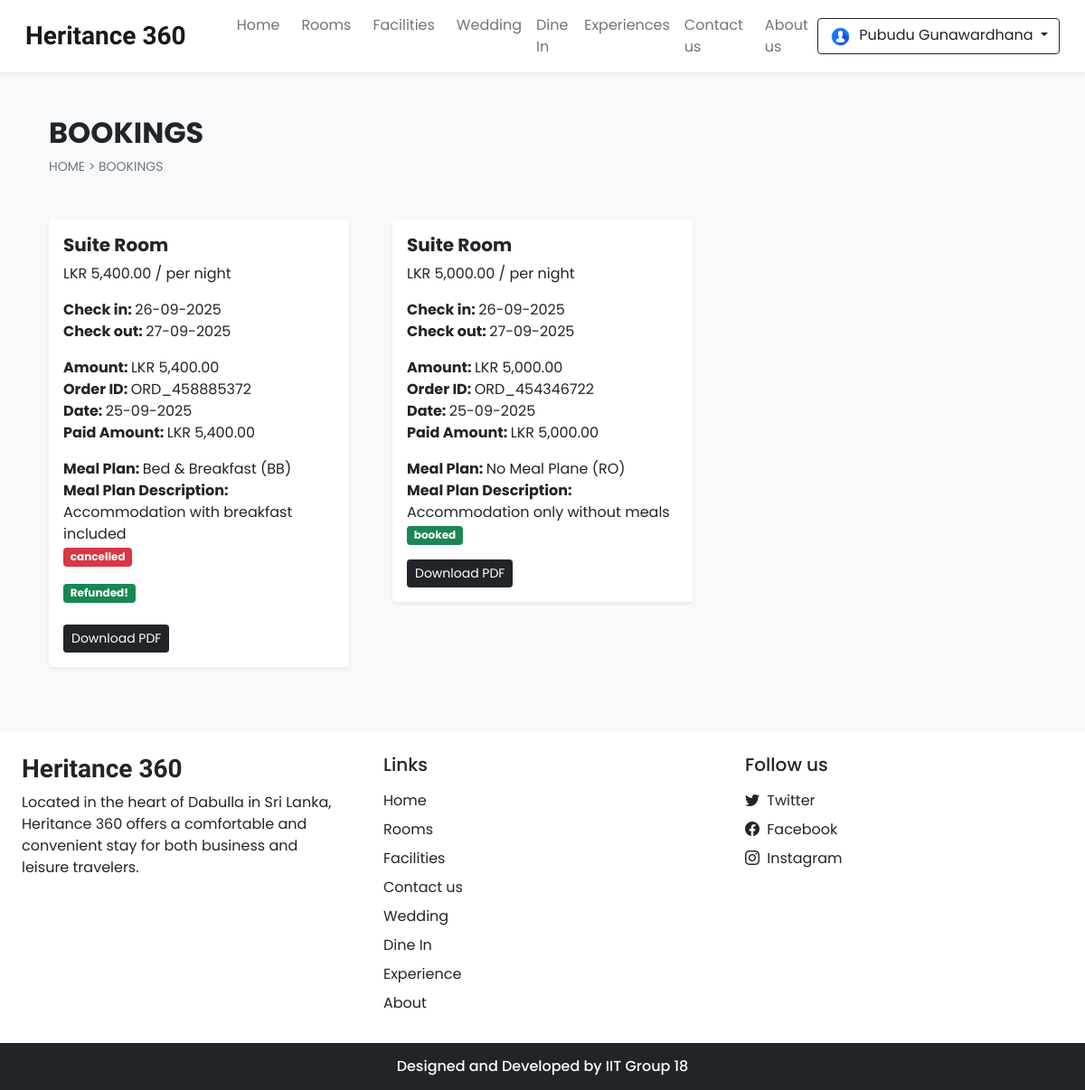
The app's page /bookings.php (signed in) with its own data.
### tables this page shows
CREATE TABLE `settings` (
  `sr_no` int NOT NULL,
  `site_title` varchar(50) NOT NULL,
  `site_about` varchar(250) NOT NULL,
  `shutdown` tinyint(1) NOT NULL
);

CREATE TABLE `booking_order` (
  `booking_id` int NOT NULL,
  `user_id` int NOT NULL,
  `room_id` int NOT NULL,
  `check_in` date NOT NULL,
  `check_out` date NOT NULL,
  `arrival` int NOT NULL DEFAULT '0',
  `refund` int DEFAULT NULL,
  `booking_status` varchar(100) NOT NULL DEFAULT 'pending',
  `order_id` varchar(150) NOT NULL,
  `trans_id` varchar(200) DEFAULT NULL,
  `trans_amt` int NOT NULL,
  `trans_status` varchar(100) NOT NULL DEFAULT 'pending',
  `trans_resp_msg` varchar(200) DEFAULT NULL,
  `rate_review` int DEFAULT NULL,
  `datentime` datetime NOT NULL DEFAULT CURRENT_TIMESTAMP
);

CREATE TABLE `booking_details` (
  `sr_no` int NOT NULL,
  `booking_id` int NOT NULL,
  `room_name` varchar(100) NOT NULL,
  `price` int NOT NULL,
  `total_pay` int NOT NULL,
  `room_no` varchar(100) DEFAULT NULL,
  `user_name` varchar(100) NOT NULL,
  `phonenum` varchar(100) NOT NULL,
  `address` varchar(150) NOT NULL,
  `meal_plan_id` int DEFAULT '0',
  `meal_plan_price` decimal(10,2) DEFAULT '0.00'
);

CREATE TABLE `meal_plans` (
  `id` int NOT NULL,
  `code` varchar(10) NOT NULL,
  `name` varchar(100) NOT NULL,
  `description` text,
  `status` tinyint(1) DEFAULT '1',
  `created_at` timestamp NOT NULL DEFAULT CURRENT_TIMESTAMP,
  `updated_at` timestamp NOT NULL DEFAULT CURRENT_TIMESTAMP ON UPDATE CURRENT_TIMESTAMP
);

### admin/inc/db_config.php (called while the page is built, shortened)
<?php
  function select($sql,$values,$datatypes)
  {
    $con = $GLOBALS['con'];
    if($stmt = mysqli_prepare($con,$sql))
    {
      if (!empty($values) && !empty($datatypes)) {
      mysqli_stmt_bind_param($stmt, $datatypes, ...$values);
    }
      if(mysqli_stmt_execute($stmt)){
        $res = mysqli_stmt_get_result($stmt);
        return $res;
      }
      else{
        mysqli_stmt_close($stmt);
        die("Query cannot be executed - Select");
      }
    }
    else{
      die("Query cannot be prepared - Select");
    }
  }
?>

### bookings.php (the view, shortened to what this page needs)
<!DOCTYPE html>
<html lang="en">
<head>
  <?php require('inc/links.php'); ?>
</head>
<body class="bg-light">
  <?php
    require('inc/header.php');
  ?>
  <div class="container">
    <div class="row">
      <div class="col-12 my-5 px-4">
        <h2 class="fw-bold">BOOKINGS</h2>
        <div style="font-size: 14px;">
          <a href="index.php" class="text-secondary text-decoration-none">HOME</a>
          <span class="text-secondary"> > </span>
          <a href="#" class="text-secondary text-decoration-none">BOOKINGS</a>
        </div>
      </div>
      <?php
        $query = "SELECT
              bo.*,
              bd.*,
              mp.id AS meal_plan_id,
              mp.code AS meal_plan_code,
              mp.name AS meal_plan_name,
              mp.description AS meal_plan_description,
              rmp.price_modifier AS meal_plan_price_modifier
          FROM `booking_order` bo
          INNER JOIN `booking_details` bd ON bo.booking_id = bd.booking_id
          LEFT JOIN `room_meal_plans` rmp ON bd.meal_plan_id = rmp.id
          LEFT JOIN `meal_plans` mp ON rmp.meal_plan_id = mp.id
          WHERE (
              bo.booking_status IN ('pending', 'booked', 'cancelled', 'payment failed')
          ) AND (bo.user_id = ?)
          ORDER BY bo.booking_id DESC;
        ";
        $result = select($query,[$_SESSION['uId']],'i');
        while($data = mysqli_fetch_assoc($result))
        {
          $date = date("d-m-Y",strtotime($data['datentime']));
          $checkin = date("d-m-Y",strtotime($data['check_in']));
          $checkout = date("d-m-Y",strtotime($data['check_out']));
          $status_bg = "";
          $btn = "";
          if($data['booking_status']=='booked')
          {
            $status_bg = "bg-success";
            if($data['arrival']==1)
            {
              $btn="<a href='generate_pdf.php?gen_pdf&id=$data[booking_id]' class='btn btn-dark btn-sm shadow-none'>Download PDF</a>";
            }
            else{
              $btn="<button onclick='cancel_booking($data[booking_id])' type='button' class='btn btn-danger btn-sm shadow-none'>Cancel</button>";
            }
          }
          else if($data['booking_status']=='cancelled')
          {
            $status_bg = "bg-danger";
            if($data['refund']==0){
              $btn="<span class='badge bg-primary'>Refund in process!</span>";
            }
            else{
              $btn="<span class='badge bg-success'>Refunded!</span><br><br>";
              $btn.="<a href='generate_pdf.php?gen_pdf&id=$data[booking_id]' class='btn btn-dark btn-sm shadow-none'>Download PDF</a>";
            }
          }
          else
          {
            $status_bg = "bg-warning";
            if($data['booking_status']!='pending'){
              $btn="<a href='generate_pdf.php?gen_pdf&id=$data[booking_id]' class='btn btn-dark btn-sm shadow-none'>Download PDF</a>";
            }
          }
          $amount = number_format($data['price'], 2, '.');
          $data['total_pay'] = number_format($data['total_pay'], 2, '.');
          $data['price'] = number_format($data['price'], 2, '.');
          echo <<<bookings
            <div class='col-md-4 px-4 mb-4'>
              <div class='bg-white p-3 rounded shadow-sm'>
                <h5 class='fw-bold'>{$data['room_name']}</h5>
                <p>LKR {$data['price']} / per night</p>
                <p>
                  <b>Check in: </b> $checkin <br>
                  <b>Check out: </b> $checkout
                </p>
                <p>
                  <b>Amount: </b> LKR $amount <br>
                  <b>Order ID: </b> {$data['order_id']} <br>
                  <b>Date: </b> $date  <br>
                  <b>Paid Amount: </b>LKR {$data['total_pay']}
                </p>
          bookings;
          if (isset($data['meal_plan_name'])) {
            echo <<<bookings
                <p class='mb-0'>
                  <b>Meal Plan: </b> {$data['meal_plan_name']} ({$data['meal_plan_code']})<br>
                  <b>Meal Plan Description: </b> {$data['meal_plan_description']}
                </p>
          bookings;
          }
          echo <<<bookings
                <p>
                  <span class='badge $status_bg'>{$data['booking_status']}</span>
                </p>
                $btn
              </div>
            </div>
          bookings;
        }
      ?>
    </div>
  </div>
  <?php require('inc/footer.php'); ?>
</body>
</html>

### inc/header.php (shortened to what this page needs)
<nav id="nav-bar" class="navbar navbar-expand-lg navbar-light bg-white px-lg-3 py-lg-2 shadow-sm sticky-top">
  <div class="container-fluid">
    <a class="navbar-brand me-5 fw-bold fs-3 h-font" href="index.php"><?php echo $settings_r['site_title'] ?></a>
    <div class="collapse navbar-collapse" id="navbarSupportedContent">
      <ul class="navbar-nav me-auto mb-2 mb-lg-0">
        <li class="nav-item">
          <a class="nav-link me-2" href="index.php">Home</a>
        </li>
        <li class="nav-item">
          <a class="nav-link me-2" href="rooms.php">Rooms</a>
        </li>
        <li class="nav-item">
          <a class="nav-link me-2" href="facilities.php">Facilities</a>
        </li>
        <li class="nav-item">
          <a class="nav-link" href="wedding_halls.php">Wedding</a>
        </li>
        <li class="nav-item">
          <a class="nav-link" href="dine_in.php">Dine In</a>
        </li>
        <li class="nav-item">
          <a class="nav-link" href="experience.php">Experiences</a>
        </li>
        <li class="nav-item">
          <a class="nav-link me-2" href="contact.php">Contact us</a>
        </li>
        <li class="nav-item">
          <a class="nav-link" href="about.php">About us</a>
        </li>
      </ul>
      <div class="d-flex">
        <?php
          if(isset($_SESSION['login']) && $_SESSION['login']==true)
          {
            $path = USERS_IMG_PATH;
            echo<<<data
              <div class="btn-group">
                <button type="button" class="btn btn-outline-dark shadow-none dropdown-toggle" data-bs-toggle="dropdown" data-bs-display="static" aria-expanded="false">
                  <img src="$path$_SESSION[uPic]" style="width: 25px; height: 25px;" class="me-1 rounded-circle">
                  $_SESSION[uName]
                </button>
                <ul class="dropdown-menu dropdown-menu-lg-end">
                  <li><a class="dropdown-item" href="profile.php">Profile</a></li>
                  <li><a class="dropdown-item" href="bookings.php">Bookings</a></li>
                  <li><a class="dropdown-item" href="logout.php">Logout</a></li>
                </ul>
              </div>
            data;
          }
        ?>
      </div>
    </div>
  </div>
</nav>

### inc/footer.php (shortened to what this page needs)
<div class="container-fluid bg-white mt-5">
    <div class="row">
        <div class="col-lg-4 p-4">
            <h3 class="h-font fw-bold fs-3 mb-2"><?php echo $settings_r['site_title'] ?></h3>
            <p>
                <?php echo $settings_r['site_about'] ?>
            </p>
        </div>
        <div class="col-lg-4 p-4">
            <h5 class="mb-3">Links</h5>
            <a href="index.php" class="d-inline-block mb-2 text-dark text-decoration-none">Home</a> <br>
            <a href="rooms.php" class="d-inline-block mb-2 text-dark text-decoration-none">Rooms</a> <br>
            <a href="facilities.php" class="d-inline-block mb-2 text-dark text-decoration-none">Facilities</a> <br>
            <a href="contact.php" class="d-inline-block mb-2 text-dark text-decoration-none">Contact us</a> <br>
            <a href="wedding_halls.php" class="d-inline-block mb-2 text-dark text-decoration-none">Wedding</a><br>
            <a href="dine_in.php" class="d-inline-block mb-2 text-dark text-decoration-none">Dine In</a><br>
            <a href="experience.php" class="d-inline-block mb-2 text-dark text-decoration-none">Experience</a><br>
            <a href="about.php" class="d-inline-block mb-2 text-dark text-decoration-none">About</a><br>
        </div>
        <div class="col-lg-4 p-4">
            <h5 class="mb-3">Follow us</h5>
            <?php
            if ($contact_r['tw'] != '') {
                echo <<<data
              <a href="$contact_r[tw]" class="d-inline-block text-dark text-decoration-none mb-2">
                <i class="bi bi-twitter me-1"></i> Twitter
              </a><br>
            data;
            }
            ?>
            <a href="<?php echo $contact_r['fb'] ?>" class="d-inline-block text-dark text-decoration-none mb-2">
                <i class="bi bi-facebook me-1"></i> Facebook
            </a><br>
            <a href="<?php echo $contact_r['insta'] ?>" class="d-inline-block text-dark text-decoration-none">
                <i class="bi bi-instagram me-1"></i> Instagram
            </a><br>
        </div>
    </div>
</div>
<h6 class="text-center bg-dark text-white p-3 m-0">Designed and Developed by IIT Group 18</h6>

### css/common.css (style rules this page uses)
:root { --teal: #2ec1ac; --teal_hover: #279e8c; }
* { font-family: 'Poppins', sans-serif; }
.h-font { font-family: 'Merienda', cursive; }

### records on screen
settings: site_title "Heritance 360", site_about "Located in the heart of Dabulla in Sri Lanka, Heritance 360 offers a comfortable and convenient stay for both business and leisure travelers."
booking_order: booking_details.room_name "Suite Room", price "5,400.00", check_in "26-09-2025", check_out "27-09-2025", booking_details.price "5,400.00", order "ORD_458885372", datentime "25-09-2025", total_pay "5,400.00", meal_plans.name "Bed & Breakfast", meal_plans.code "BB", meal_plans.description "Accommodation with breakfast included", booking_status "cancelled", refund "Refunded!"
booking_order: booking_details.room_name "Suite Room", price "5,000.00", check_in "26-09-2025", check_out "27-09-2025", booking_details.price "5,000.00", order "ORD_454346722", datentime "25-09-2025", total_pay "5,000.00", meal_plans.name "No Meal Plane", meal_plans.code "RO", meal_plans.description "Accommodation only without meals", booking_status "booked"

### other values on screen
$_SESSION[uName] "Pubudu Gunawardhana"
